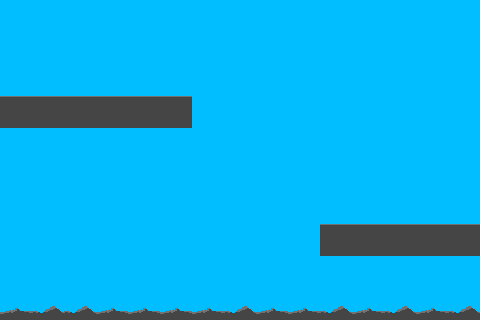

This is a level from a 2D game, rendered from its Tiled map with the project's own tilesets. A one-line summary and the map file follow, with tile-layer data summarised:
An orthogonal 15x10 tile map with 32x32 px tiles, 2 tile layers (background, ground), 2 tilesets.

<map version="1.0" orientation="orthogonal" width="15" height="10" tilewidth="32" tileheight="32">
 <tileset firstgid="1" name="map-sprites" tilewidth="32" tileheight="32">
  <image source="map-sprites.png" width="64" height="96" />
  <tile id="0">
   <properties>
    <property name="solid" value="1" />
   </properties>
  </tile>
  <tile id="1">
   <properties>
    <property name="solid" value="1" />
   </properties>
  </tile>
  <tile id="3">
   <properties>
    <property name="solid" value="1" />
   </properties>
  </tile>
  <tile id="4">
   <properties>
    <property name="ground" value="" />
   </properties>
  </tile>
  <tile id="5">
   <properties>
    <property name="ground" value="" />
   </properties>
  </tile>
 </tileset>
 <tileset firstgid="7" name="hero" tilewidth="32" tileheight="32">
  <image source="hero.png" width="32" height="32" />
 </tileset>
 <layer name="background" width="15" height="10">
  <data>[150 cells, 150 non-empty, 1 distinct tile ids]</data>
 </layer>
 <layer name="ground" width="15" height="10">
  <data>[150 cells, 26 non-empty, 3 distinct tile ids]</data>
 </layer>
</map>
